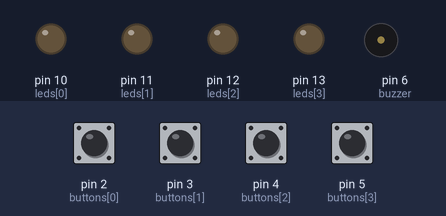
Simulated run of this sketch. Board: Arduino Uno, built with avr-gcc and run on an emulated ATmega328P. On the bench: output pins drawn as LEDs (lit = HIGH), buzzer (waves = sounding). Dashed ring = blinking. The test bench sets the inputs (shaded band); at power-on: pin 2 (buttons[0]), pin 3 (buttons[1]), pin 4 (buttons[2]), pin 5 (buttons[3]) HIGH. Random numbers use the default seed unless the sketch sets one.

Above: at 1.2 s.
1.3 s: pin 2 (buttons[0]) pulled LOW for 0.15 s
At 1.6 s:
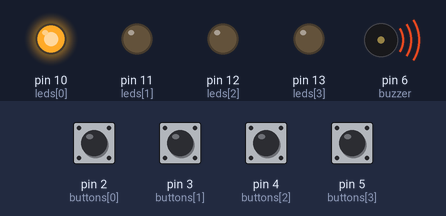
3.2 s: pin 3 (buttons[1]) pulled LOW for 0.15 s
At 4.57 s:
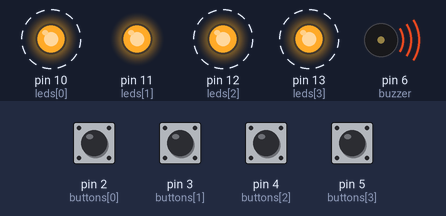
6.3 s: pin 4 (buttons[2]) pulsed LOW 5 times (0.12 s each, 0.3 s apart)
At 8.3 s:
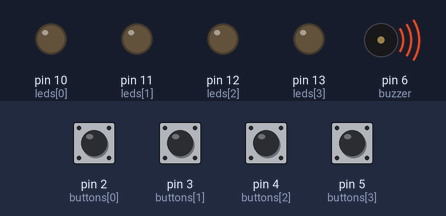
Timing chart, 0 to 11.1 s (numbered marks = the images above; inputs shaded):
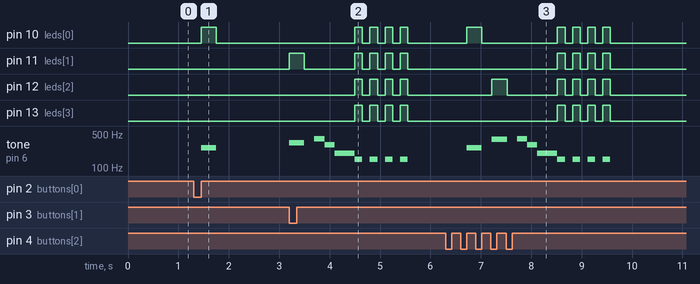

The sketch:

simon_says.ino
```cpp
int leds[] = {10, 11, 12, 13};
int buttons[] = {2, 3, 4, 5};
int sequence[100];
int buzzer = 6;
int level = 1;
int notes[] = {262, 330, 392, 523};
boolean gameStarted = false;

void setup() {
  for (int i = 0; i < 4; i++) {
    pinMode(leds[i], OUTPUT);
    pinMode(buttons[i], INPUT_PULLUP);
  }

  pinMode(buzzer, OUTPUT);

  randomSeed(analogRead(0));

  for (int i = 0; i < 100; i++) {
    sequence[i] = random(0, 4);
  }
}

void waitForStart() {
  // wait until ANY button is pressed
  while (true) {
    for (int i = 0; i < 4; i++) {
      if (digitalRead(buttons[i]) == LOW) {

        // wait release
        while (digitalRead(buttons[i]) == LOW);

        return;
      }
    }
  }
}

// the loop function runs over and over again forever
void flash(int i) {
  tone(buzzer, notes[i]);

  digitalWrite(leds[i], HIGH);
  delay(300);

  digitalWrite(leds[i], LOW);
  noTone(buzzer);

  delay(200);
}

void successSound() {
  tone(buzzer, 800);
  delay(100);
  tone(buzzer, 1000);
  delay(100);
  noTone(buzzer);
}

void loop() {

  if (!gameStarted) {
    waitForStart();
    gameStarted = true;
  }

  showSequence();

  for (int i = 0; i < level; i++) {
    int input = getButtonPress();

    if (input != sequence[i]) {
      wrongSound();
      resetGame();
      delay(1000);
      return;
    }
  }

  successSound();
  level++;
  delay(500);
}

void resetGame() {
  gameOverFlash();
  level = 1;
  gameStarted = false;
}

void gameOverFlash() {
  for (int j = 0; j < 4; j++) {
    for (int i = 0; i < 4; i++) digitalWrite(leds[i], HIGH);
    tone(buzzer, 150);
    delay(150);

    for (int i = 0; i < 4; i++) digitalWrite(leds[i], LOW);
    noTone(buzzer);
    delay(150);
  }
}

void showSequence() {
  for (int i = 0; i < level; i++) {
    flash(sequence[i]);
  }
}

int getButtonPress() {
  while (true) {
    for (int i = 0; i < 4; i++) {
      if (digitalRead(buttons[i]) == LOW) {
        flash(i);
        while (digitalRead(buttons[i]) == LOW); // wait for release
        return i;
      }
    }
  }
}

void wrongSound() {
  tone(buzzer, 400);
  delay(200);

  tone(buzzer, 300);
  delay(200);

  tone(buzzer, 200);
  delay(400);

  noTone(buzzer);
}
```

Measured:
- after the input at 1.3 s, pin 10 (leds[0]): LOW → HIGH after 0.15 s, → LOW 0.30 s later; tone on pin 6 (buzzer): silent → 262 Hz after 0.15 s, → silent 0.30 s later
- after the input at 3.2 s, pin 10 (leds[0]): alternates HIGH for 0.15 s and LOW for 0.15 s, 8 changes in all, then stays LOW, starting after 1.3 s; pin 11 (leds[1]): goes HIGH 0.30 s, LOW 1.0 s, 3 × (HIGH 0.15 s, LOW 0.15 s), HIGH 0.15 s, then LOW, starting at once
- after the input at 6.3 s, pin 10 (leds[0]): goes HIGH 0.30 s, LOW 1.5 s, 3 × (HIGH 0.15 s, LOW 0.15 s), HIGH 0.15 s, then LOW, starting after 0.42 s; pin 11 (leds[1]): alternates HIGH for 0.15 s and LOW for 0.15 s, 8 changes in all, then stays LOW, starting after 2.2 s
